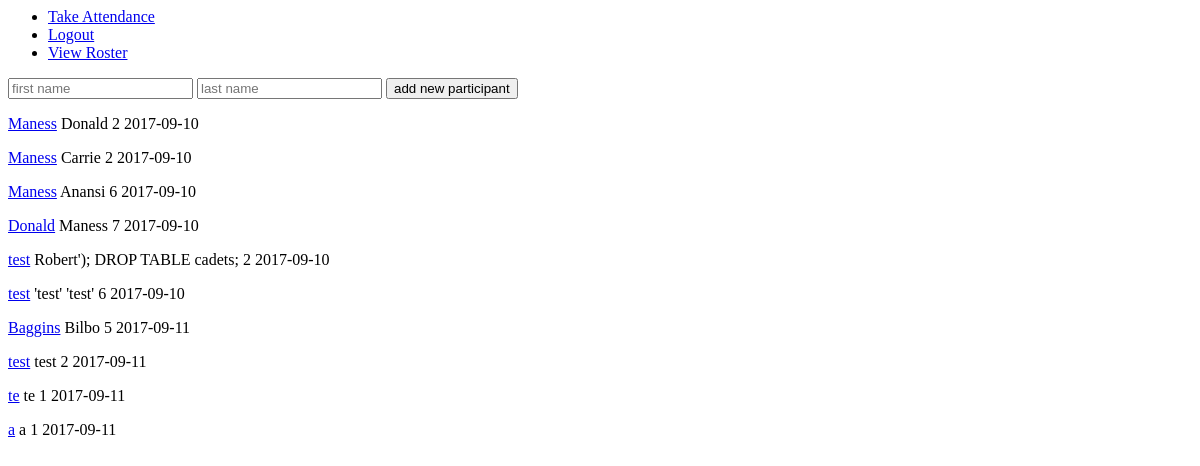
/add (signed in), run on an earlier commit of the app's database.
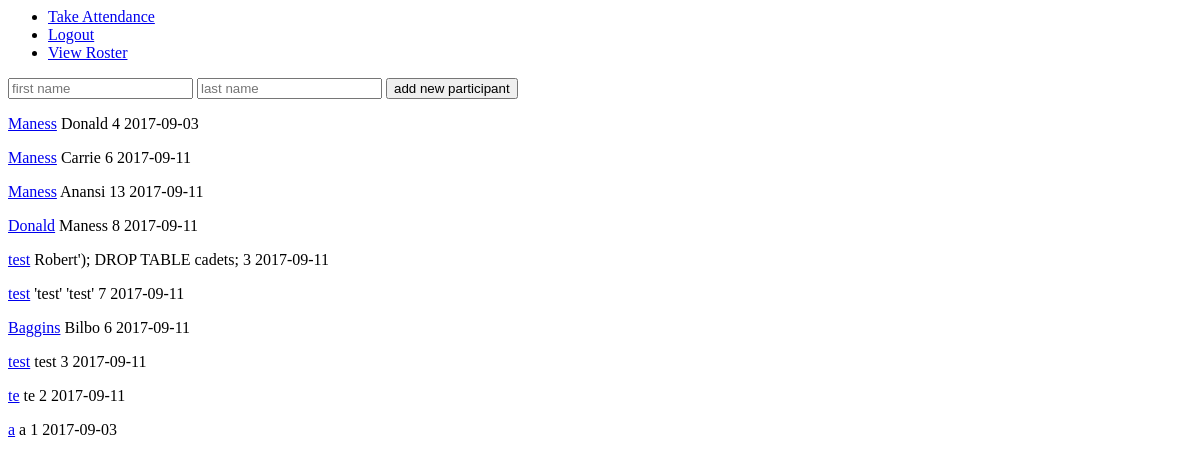
And on a later commit of the database.
### tables this page shows
CREATE TABLE cadets(id INTEGER NOT NULL PRIMARY KEY, last_name TEXT NOT NULL, first_name TEXT NOT NULL, attendance_current_rank INTEGER NOT NULL, attendance_total INTEGER NOT NULL, time INTEGER NOT NULL DEFAULT CURRENT_DATE, CONSTRAINT unq UNIQUE (last_name, first_name));

### application.py (the view)
@app.route("/add", methods=["GET", "POST"])
@login_required
def add():
    if request.method ==  "POST":
        first = request.form.get("first")
        last = request.form.get("last")
        if first == "" or last == "":
            msg = "please provide your first and last name"
            return error(msg)
        else:
            c.execute("SELECT first_name, last_name FROM cadets WHERE first_name=? AND last_name=?", (first, last))
            exists = c.fetchone()
            if exists == None:
                c.execute("INSERT INTO cadets (first_name, last_name, attendance_current_rank, attendance_total) VALUES (?, ?, 1, 1)", (first, last))
                conn.commit()
                return redirect("/add")
            else:
                msg = "this name already exists in the database"
                return error(msg)
    else:
        cadets = c.execute("SELECT * FROM cadets")
        return render_template("add.html", cadets = cadets)

### application.py (called while the page is built)
def login_required(f):
    @wraps(f)
    def decorated_function(*args, **kwargs):
        if session.get("user_id") is None:
            return redirect(url_for("login", next=request.url))
        return f(*args, **kwargs)
    return decorated_function

### templates/add.html (shortened to what this page needs)
{% extends "layout.html" %}
{% block main %}
    <form action="{{ url_for('add') }}" method="post">
        <input type="text" name="first" placeholder="first name"/>
        <input type="text" name="last" placeholder="last name"/>
        <button type="submit">add new participant</button>
    </form>
    <p>
    {% for cadet in cadets %}
        <p>
        <a href="/check_in/{{cadet.first_name}},{{cadet.last_name}}"/>{{ cadet.last_name }}</a>  {{ cadet.first_name }}  {{ cadet.attendance_current_rank }} {{ cadet.time }}
        </p>
    {% endfor %}
    </p>
{% endblock %}

What changed in the data, as far as the page shows it:
changed cadets (number 1 of 10 on the later page): attendance_current_rank "2" → "4"; time "2017-09-10" → "2017-09-03"
changed cadets "Carrie": attendance_current_rank "2" → "6"; time "2017-09-10" → "2017-09-11"
changed cadets "Anansi": attendance_current_rank "6" → "13"; time "2017-09-10" → "2017-09-11"
changed cadets (number 4 of 10 on the later page): attendance_current_rank "7" → "8"; time "2017-09-10" → "2017-09-11"
changed cadets "Robert'); DROP TABLE cadets;": attendance_current_rank "2" → "3"; time "2017-09-10" → "2017-09-11"
changed cadets "'test' 'test'": attendance_current_rank "6" → "7"; time "2017-09-10" → "2017-09-11"
changed cadets "Baggins": attendance_current_rank "5" → "6"
changed cadets (number 8 of 10 on the later page): attendance_current_rank "2" → "3"
changed cadets "te": attendance_current_rank "1" → "2"
changed cadets (number 10 of 10 on the later page): time "2017-09-11" → "2017-09-03"
